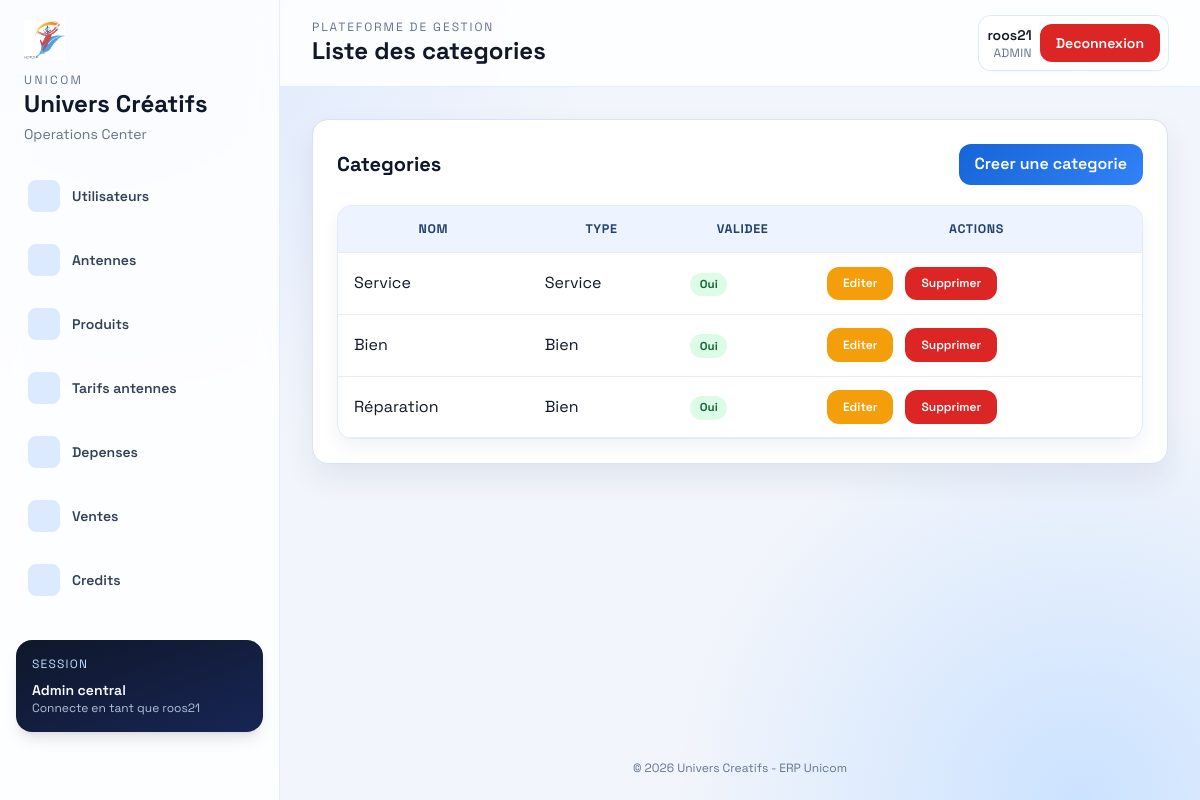
/sales/categories/ (signed in), run on the app's committed database.
### accounts/models.py (models this page shows, shortened)
class User(AbstractUser, PermissionsMixin, SoftDeleteMixin):
    class Role(models.TextChoices):
        GERANT = "gerant", "Gérant d'antenne"
        ADMIN = "admin", "Admin central"
        DIRECTEUR = "directeur", "Directeur"
        SUPERVISEUR = "superviseur", "Superviseur régional"
    role = models.CharField(
        max_length=20,
        choices=Role.choices,
        default=Role.GERANT,
        help_text="Détermine les permissions et les accès aux modules."
    )
    antenne = models.ForeignKey(
        'Antenne',
        on_delete=models.PROTECT,
        null=True,
        blank=True,
        related_name='personnel'
    )
    telephone = models.CharField(
        max_length=20,
        blank=True,
        null=True,
        help_text="Numéro de téléphone professionnel"
    )
    is_blocked = models.BooleanField(
        default=False,
        help_text="Blocage manuel : coupe l'accès sans supprimer le compte."
    )
    date_creation = models.DateTimeField(
        auto_now_add=True,
        help_text="Date de création du compte"
    )
    date_derniere_connexion = models.DateTimeField(
        blank=True,
        null=True,
        help_text="Dernière connexion réussie"
    )
    groups = models.ManyToManyField(
        'auth.Group',
        related_name='accounts_user_set',
        related_query_name='accounts_user',
        blank=True,
        help_text='Groupes de permissions de l’utilisateur.'
    )
    user_permissions = models.ManyToManyField(
        'auth.Permission',
        related_name='accounts_user_set',
        related_query_name='accounts_user',
        blank=True,
        help_text='Permissions spécifiques de l’utilisateur.'
    )

### sales/models.py (models this page shows, shortened)
class Category(TimeStampedModel):
    TYPE_CHOICES = [
        ('service', 'Service'),
        ('bien', 'Bien'),
    ]
    name = models.CharField(max_length=100, unique=True)
    type = models.CharField(max_length=10, choices=TYPE_CHOICES)
    is_validated = models.BooleanField(default=False)
    created_at = models.DateTimeField(auto_now_add=True,null=True, blank=True)

### accounts/decorators.py (the view)
        def wrapper(request, *args, **kwargs):
            if not request.user.is_authenticated:
                return redirect("accounts:login")  # Redirige l'utilisateur vers la page de login si non authentifié
            if request.user.role not in roles:
                messages.error(request, "Vous n'avez pas la permission d'accéder à cette page.")
                return redirect("accounts:no_permission")  # Redirige vers une page d'absence de permission
            return view_func(request, *args, **kwargs)

### accounts/templatetags/auth_extras.py (called while the page is built)
@register.simple_tag
def role_permissions(role):
    return ROLE_PERMISSIONS.get(role, set())

### sales/views.py (called while the page is built)
@login_required
@role_required("admin", "directeur", "superviseur", "gerant")
def category_list(request):
    categories = Category.objects.all()
    return render(request, "sales/category_list.html", {"categories": categories})

### templates/sales/category_list.html (shortened to what this page needs)
{% extends 'base.html' %}
{% block page_title %}Liste des categories{% endblock %}
{% block content %}
<div class="space-y-5">
  <div class="flex flex-wrap items-center justify-between gap-3">
    <h2 class="text-xl font-bold text-slate-900">Categories</h2>
    <a href="{% url 'sales:category_create' %}" class="ui-btn ui-btn-primary">Creer une categorie</a>
  </div>
  <div class="overflow-x-auto ui-card">
    <table class="ui-table">
      <thead>
        <tr>
          <th>Nom</th>
          <th>Type</th>
          <th>Validee</th>
          <th>Actions</th>
        </tr>
      </thead>
      <tbody>
        {% for category in categories %}
          <tr>
            <td>{{ category.name }}</td>
            <td>{{ category.get_type_display }}</td>
            <td>
              {% if category.is_validated %}
                <span class="ui-badge ui-badge-success">Oui</span>
              {% else %}
                <span class="ui-badge ui-badge-danger">Non</span>
              {% endif %}
            </td>
            <td class="space-x-2">
              <a href="{% url 'sales:category_update' category.pk %}" class="ui-btn text-xs text-white" style="background:#f59e0b;">Editer</a>
              <a href="{% url 'sales:category_delete' category.pk %}" class="ui-btn ui-btn-danger text-xs">Supprimer</a>
            </td>
          </tr>
        {% empty %}
          <tr>
            <td colspan="4" class="text-center text-slate-500">Aucune categorie trouvee.</td>
          </tr>
        {% endfor %}
      </tbody>
    </table>
  </div>
</div>
{% endblock %}

### templates/base.html (shortened to what this page needs)
{% load auth_extras %}
{% load static %}
<!DOCTYPE html>
<html lang="fr">
  <head>
    <script src="https://cdn.tailwindcss.com"></script>
    <link rel="stylesheet" href="{% static 'assets/star-admin/vendors/mdi/css/materialdesignicons.min.css' %}" />
    <link rel="stylesheet" href="{% static 'assets/star-admin/vendors/simple-line-icons/css/simple-line-icons.css' %}" />
    <link rel="stylesheet" href="{% static 'css/unicom-theme.css' %}" />
  </head>
  <body class="min-h-screen">
    {% if user.is_authenticated %}
      <div class="layout-grid grid min-h-screen lg:grid-cols-[280px_1fr]">
        <aside class="glass border-r border-blue-100/80 px-4 py-5">
          {% include 'nav/navbar.html' %}
        </aside>
        <div class="flex min-w-0 flex-col">
          <header class="glass sticky top-0 z-20 border-b border-blue-100/80 px-4 py-4 lg:px-8">
            <div class="flex flex-wrap items-center justify-between gap-3">
              <div class="flex items-center gap-3">
                <div>
                <p class="text-xs uppercase tracking-[0.16em] text-slate-500">Plateforme de gestion</p>
                <h1 class="text-xl font-bold lg:text-2xl">
                  {% block page_title %}{% endblock %}
                </h1>
                </div>
              </div>
              <div class="flex items-center gap-2 rounded-xl bg-white/90 p-2 shadow-sm ring-1 ring-blue-100">
                <div class="hidden text-right sm:block">
                  <p class="text-sm font-semibold">{{ user.username }}</p>
                  <p class="text-xs uppercase tracking-wide text-slate-500">{{ user.role }}</p>
                </div>
                <a href="{% url 'accounts:logout' %}" class="ui-btn text-sm text-white" style="background: var(--danger);">
                  Deconnexion
                </a>
              </div>
            </div>
          </header>
          <main class="flex-1 overflow-x-hidden px-4 py-6 lg:px-8 lg:py-8">
            <div class="ui-panel p-4 lg:p-6">
    {% endif %}
              {% block content %}{% endblock %}
    {% if user.is_authenticated %}
            </div>
          </main>
          <footer class="px-4 pb-6 text-center text-xs text-slate-500 lg:px-8">
            &copy; {% now "Y" %} Univers Creatifs - ERP Unicom
          </footer>
        </div>
      </div>
    {% else %}
        </div>
      </main>
    {% endif %}
  </body>
</html>

### templates/nav/navbar.html
{% load auth_extras %}
{% load static %}
<div class="mb-6 px-2">
  <img src="{% static 'img/logo.png' %}" alt="Logo Unicom" class="mb-3 h-10 w-auto" />
  <p class="text-xs uppercase tracking-[0.2em] text-slate-500">Unicom</p>
  <h2 class="text-2xl font-bold text-slate-900">Univers Créatifs</h2>
  <p class="mt-1 text-sm text-slate-500">Operations Center</p>
</div>
{% if user.is_authenticated %}
  {% role_permissions user.role as perms %}
  <nav class="space-y-2">
    {% if 'view_users' in perms %}
      <a href="{% url 'accounts:user_list' %}" class="group flex items-center gap-3 rounded-xl px-3 py-3 text-sm font-semibold text-slate-700 transition hover:bg-blue-600 hover:text-white">
        <span class="inline-flex h-8 w-8 items-center justify-center rounded-lg bg-blue-100 text-blue-700 group-hover:bg-white/20 group-hover:text-white"><i class="mdi mdi-account-group text-lg"></i></span>
        Utilisateurs
      </a>
      <a href="{% url 'accounts:antenna_list' %}" class="group flex items-center gap-3 rounded-xl px-3 py-3 text-sm font-semibold text-slate-700 transition hover:bg-blue-600 hover:text-white">
        <span class="inline-flex h-8 w-8 items-center justify-center rounded-lg bg-blue-100 text-blue-700 group-hover:bg-white/20 group-hover:text-white"><i class="mdi mdi-access-point-network text-lg"></i></span>
        Antennes
      </a>
    {% endif %}
    <a href="{% url 'sales:product_list' %}" class="group flex items-center gap-3 rounded-xl px-3 py-3 text-sm font-semibold text-slate-700 transition hover:bg-blue-600 hover:text-white">
      <span class="inline-flex h-8 w-8 items-center justify-center rounded-lg bg-blue-100 text-blue-700 group-hover:bg-white/20 group-hover:text-white"><i class="mdi mdi-package-variant-closed text-lg"></i></span>
      Produits
    </a>
    <a href="{% url 'sales:antenna_pricing_list' %}" class="group flex items-center gap-3 rounded-xl px-3 py-3 text-sm font-semibold text-slate-700 transition hover:bg-blue-600 hover:text-white">
      <span class="inline-flex h-8 w-8 items-center justify-center rounded-lg bg-blue-100 text-blue-700 group-hover:bg-white/20 group-hover:text-white"><i class="mdi mdi-cash-multiple text-lg"></i></span>
      Tarifs antennes
    </a>
    {% if 'view_depenses' in perms %}
      <a href="{% url 'expenses:expense_list' %}" class="group flex items-center gap-3 rounded-xl px-3 py-3 text-sm font-semibold text-slate-700 transition hover:bg-blue-600 hover:text-white">
        <span class="inline-flex h-8 w-8 items-center justify-center rounded-lg bg-blue-100 text-blue-700 group-hover:bg-white/20 group-hover:text-white"><i class="mdi mdi-file-document-outline text-lg"></i></span>
        Depenses
      </a>
    {% endif %}
    {% if 'manage_antennes' in perms %}
      <a href="{% url 'sales:sale_list' %}" class="group flex items-center gap-3 rounded-xl px-3 py-3 text-sm font-semibold text-slate-700 transition hover:bg-blue-600 hover:text-white">
        <span class="inline-flex h-8 w-8 items-center justify-center rounded-lg bg-blue-100 text-blue-700 group-hover:bg-white/20 group-hover:text-white"><i class="mdi mdi-cart-outline text-lg"></i></span>
        Ventes
      </a>
      <a href="{% url 'sales:credit_list' %}" class="group flex items-center gap-3 rounded-xl px-3 py-3 text-sm font-semibold text-slate-700 transition hover:bg-blue-600 hover:text-white">
        <span class="inline-flex h-8 w-8 items-center justify-center rounded-lg bg-blue-100 text-blue-700 group-hover:bg-white/20 group-hover:text-white"><i class="mdi mdi-credit-card-outline text-lg"></i></span>
        Credits
      </a>
    {% endif %}
  </nav>
  <div class="mt-8 rounded-2xl bg-gradient-to-br from-slate-900 to-blue-950 p-4 text-white shadow-lg">
    <p class="text-xs uppercase tracking-widest text-blue-200">Session</p>
    <p class="mt-2 text-sm font-semibold">{{ user.get_role_display|default:user.role }}</p>
    <p class="text-xs text-blue-100/80">Connecte en tant que {{ user.username }}</p>
  </div>
{% endif %}

### static/css/unicom-theme.css (style rules this page uses)
:root { --bg: #f2f5fb; --surface: #ffffff; --surface-muted: #e9eef9; --ink: #111827; --muted: #5f6f8a; --primary: #1565d8; --primary-strong: #0a47a5; --accent: #f59e0b; --danger: #dc2626; }
* { font-family: "Space Grotesk", sans-serif; }
body { background: radial-gradient(circle at 10% 0%, #dbe7ff 0%, transparent 35%), radial-gradient(circle at 90% 100%, #cbe2ff 0%, transparent 30%), var(--bg); color: var(--ink); }
.glass { background: rgba(255, 255, 255, 0.85); backdrop-filter: blur(12px); }
.ui-panel { background: var(--surface); border: 1px solid #d8e2f3; border-radius: 1rem; box-shadow: 0 14px 30px rgba(24, 53, 95, 0.08); }
.ui-card { background: #fff; border: 1px solid #e2eaf8; border-radius: 0.9rem; box-shadow: 0 8px 18px rgba(24, 53, 95, 0.06); }
.ui-btn { display: inline-flex; align-items: center; justify-content: center; border-radius: 0.75rem; padding: 0.55rem 1rem; font-weight: 600; transition: all 180ms ease; }
.ui-btn-primary { background: linear-gradient(135deg, var(--primary), #3182f6); color: #fff; }
.ui-btn-danger { background: #dc2626; color: #fff; }
.ui-table { width: 100%; border-collapse: separate; border-spacing: 0; }
.ui-table th { background: #edf3ff; color: #24416f; font-size: 0.78rem; text-transform: uppercase; letter-spacing: 0.05em; }
.ui-table th, .ui-table td { padding: 0.85rem 1rem; border-bottom: 1px solid #e6edf9; }
.ui-badge { display: inline-flex; align-items: center; border-radius: 9999px; padding: 0.2rem 0.6rem; font-size: 0.72rem; font-weight: 700; }
.ui-badge-success { background: #dcfce7; color: #166534; }

### data on the page
User: role "Admin central", username "roos21", role "ADMIN"
Category: name "Service", type "Service", is_validated "Oui"
Category: name "Bien", type "Bien", is_validated "Oui"
Category: name "Réparation", type "Bien", is_validated "Oui"
